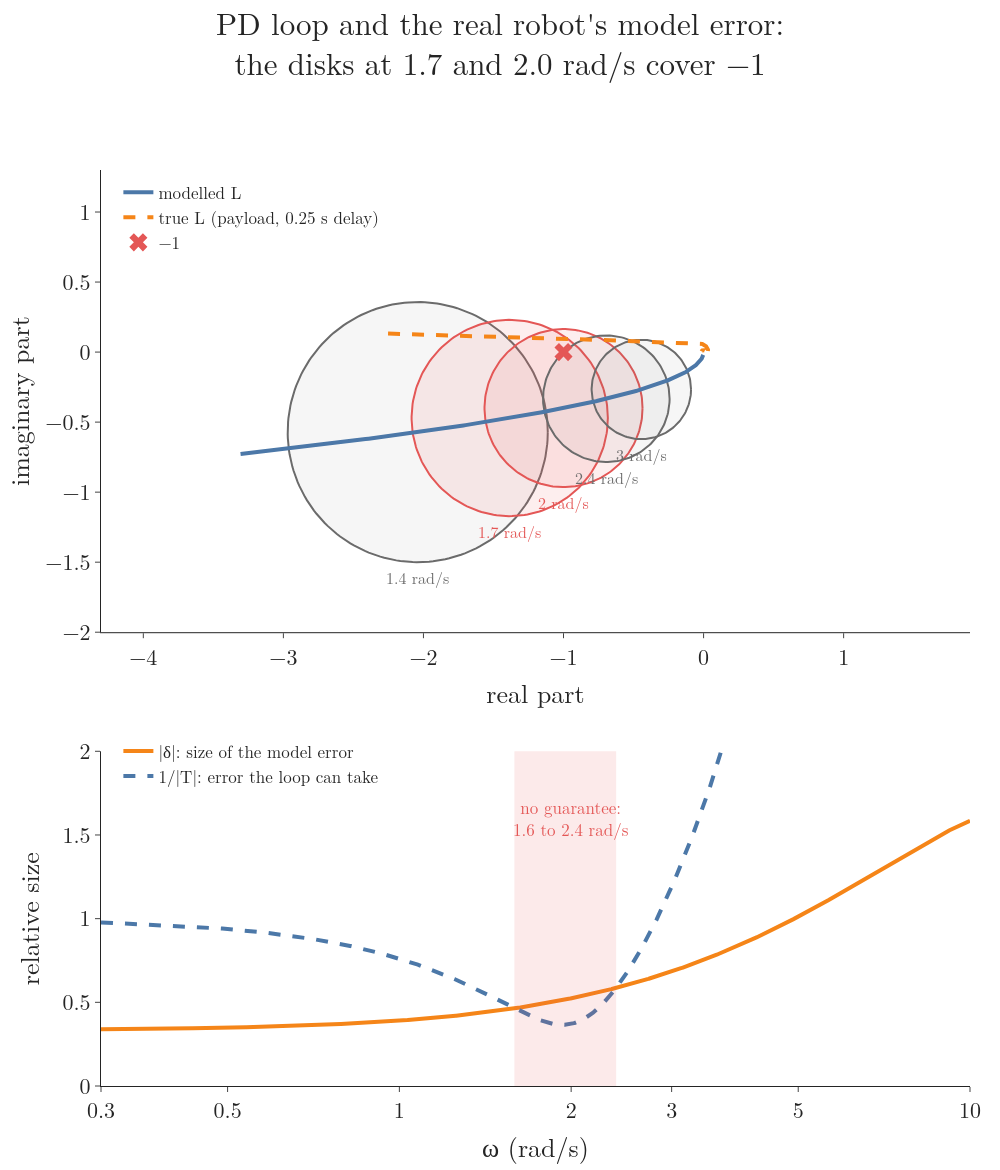

Recreate this plot in Python.
"""Robust stability of the PD heading loop against the real robot's model error: a payload (inertia 0.15 instead of
0.1 kg m^2) and a 0.25 s delay, so the true plant is P (1 + delta) with delta(jw) = (0.1/0.15) e^{-0.25 jw} - 1. Top:
the modelled Nyquist curve L (blue), the true one (orange, dashed) and, at five frequencies, the disk of radius
|L delta| round L(jw) that holds the true point; the disks at 1.7 and 2.0 rad/s cover -1. Bottom: the size of the model
error |delta| against the robustness bound 1/|T|; where |delta| is above 1/|T| (1.6 to 2.4 rad/s) the guarantee fails.
Run: python robust.py -> robust.png"""
from pathlib import Path

import numpy as np
import plotly.graph_objects as go
from plotly.subplots import make_subplots
from gifkit import BLUE, FONT, GREY, ORANGE, RED
from loopkit import I, L_head
from shapekit import I_PAY, TAU_REAL

here = Path(__file__).parent


def delta(w):
    return (I / I_PAY) * np.exp(-1j * w * TAU_REAL) - 1


wn = np.logspace(np.log10(1.1), np.log10(40), 800)
L = L_head(1j * wn)
Lt = L * (1 + delta(wn))
w = np.logspace(np.log10(0.3), 1, 2000)
Lw = L_head(1j * w)
bound = np.abs(1 + Lw) / np.abs(Lw)
bad = np.abs(delta(w)) > bound
assert abs(w[bad][0] - 1.6) < 0.05 and abs(w[bad][-1] - 2.4) < 0.05
assert abs(L_head(2j) + 1) < abs(L_head(2j) * delta(2.0)), "the disk at 2 rad/s must cover -1"

fig = make_subplots(rows=2, cols=1, row_heights=[0.58, 0.42], vertical_spacing=0.13)
ang = np.linspace(0, 2 * np.pi, 200)
for wi in (1.4, 1.7, 2.0, 2.4, 3.0):
    c, r = L_head(1j * wi), abs(L_head(1j * wi) * delta(wi))
    covers = abs(c + 1) < r
    fig.add_trace(go.Scatter(x=c.real + r * np.cos(ang), y=c.imag + r * np.sin(ang), mode="lines", fill="toself",
                             fillcolor="rgba(228,87,86,0.10)" if covers else "rgba(107,107,107,0.06)",
                             line=dict(color=RED if covers else GREY, width=2), showlegend=False), 1, 1)
    fig.add_annotation(x=c.real, y=c.imag - r, text=f"{wi:g} rad/s", showarrow=False, yanchor="top", yshift=-2,
                       font=dict(size=16, color=RED if covers else GREY), row=1, col=1)
fig.add_trace(go.Scatter(x=L.real, y=L.imag, mode="lines", line=dict(color=BLUE, width=4), name="modelled L"), 1, 1)
fig.add_trace(go.Scatter(x=Lt.real, y=Lt.imag, mode="lines", line=dict(color=ORANGE, width=4, dash="dash"),
                         name="true L (payload, 0.25 s delay)"), 1, 1)
fig.add_trace(go.Scatter(x=[-1], y=[0], mode="markers", marker=dict(color=RED, size=16, symbol="x"), name="−1"), 1, 1)
fig.add_trace(go.Scatter(x=w, y=np.abs(delta(w)), line=dict(color=ORANGE, width=4), name="|δ|: size of the model error", legend="legend2"),
              2, 1)
fig.add_trace(go.Scatter(x=w, y=bound, line=dict(color=BLUE, width=4, dash="dash"), name="1/|T|: error the loop can take",
                         legend="legend2"),
              2, 1)
fig.add_vrect(x0=w[bad][0], x1=w[bad][-1], fillcolor=RED, opacity=0.12, line_width=0, row=2, col=1)
fig.add_annotation(x=np.log10(2.0), y=1.6, text="no guarantee:<br>1.6 to 2.4 rad/s", showarrow=False,
                   font=dict(size=17, color=RED), row=2, col=1)
fig.update_xaxes(title_text="real part", range=[-3.0, 0.6], row=1, col=1)
fig.update_yaxes(title_text="imaginary part", range=[-2.0, 1.3], scaleanchor="x", scaleratio=1, row=1, col=1)
fig.update_xaxes(type="log", title_text="ω (rad/s)", range=[np.log10(0.3), 1], tickvals=[0.3, 0.5, 1, 2, 3, 5, 10],
                 row=2, col=1)
fig.update_yaxes(title_text="relative size", range=[0, 2.0], row=2, col=1)
fig.update_layout(template="simple_white", font=FONT, width=1000, height=1170, margin=dict(l=90, r=30, t=170, b=70),
                  legend=dict(x=0.02, y=0.995, yanchor="top", font=dict(size=17), bgcolor="rgba(255,255,255,0.8)"),
                  legend2=dict(x=0.02, y=0.385, yanchor="top", font=dict(size=17), bgcolor="rgba(255,255,255,0.8)"),
                  title=dict(x=0.5, y=0.97, text="PD loop and the real robot's model error:<br>"
                                                  "the disks at 1.7 and 2.0 rad/s cover −1"))
fig.write_image(here / "robust.png", scale=1)
